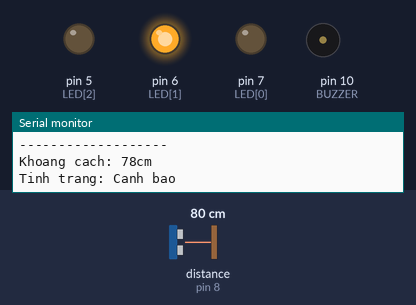
Bench run of a sketch on a simulated Arduino Uno, built with avr-gcc and run on an emulated ATmega328P. Parts: output pins drawn as LEDs (lit = HIGH), buzzer (waves = sounding, pin HIGH), the last lines printed to the serial monitor. Wiring (inferred from the names in the program): ultrasonic range finder: trigger pin 9; echo pin 8. Dashed ring = blinking. The test bench sets the inputs (shaded band); at power-on: distance to the obstacle (sensor on pin 8) 80 cm. The echo pulse lasts 58.3 µs per cm; pins used as bus, display or sensor lines are not drawn.

Above: at 1.2 s.
1.3 s: distance to the obstacle (sensor on pin 8) set to 56 cm
2.8 s: distance to the obstacle (sensor on pin 8) set to 46 cm
At 3.3 s:
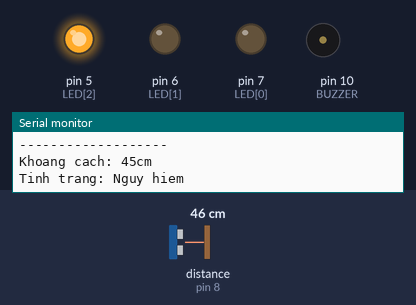
4.3 s: distance to the obstacle (sensor on pin 8) set to 36 cm
5.8 s: distance to the obstacle (sensor on pin 8) set to 29 cm
At 7.2 s:
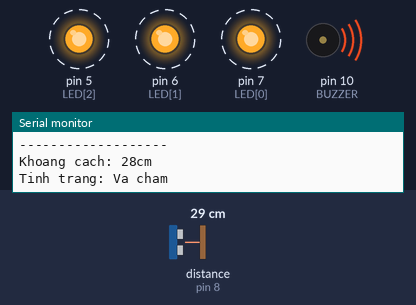
8.8 s: distance to the obstacle (sensor on pin 8) set to 120 cm
At 10.0 s:
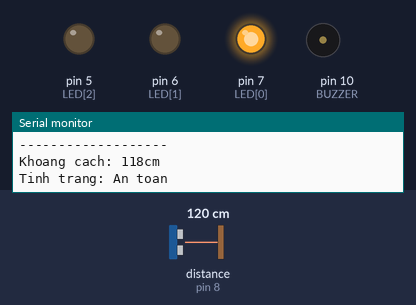
10.3 s: distance to the obstacle (sensor on pin 8) set to 96 cm
11.8 s: distance to the obstacle (sensor on pin 8) set to 88 cm
At 13.1 s:
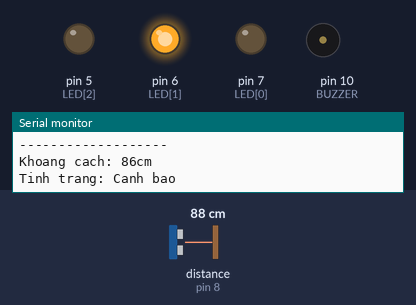
Timing chart, 0 to 14.3 s (numbered marks = the images above; inputs shaded):
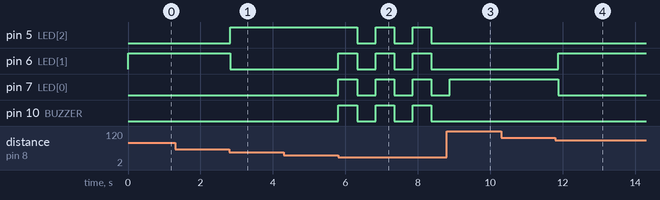

The sketch:

ND11.ino
```cpp
const byte LED[3] = {7, 6, 5};
const byte TRIG = 9;
const byte ECHO = 8;
const byte BUZZER = 10;

unsigned long thoigian;
unsigned long khoangcach;

int lastDistance = -1;
bool rev = LOW;
unsigned long lastTime = 0;

const char* state;

void setup() {
  Serial.begin(9600);
  pinMode(TRIG, OUTPUT);
  pinMode(ECHO, INPUT);

  for (int i = 0; i < 3; i++) {
    pinMode(LED[i], OUTPUT);
  }

  pinMode(BUZZER, OUTPUT);
  digitalWrite(BUZZER, LOW);
}

void loop() {
  digitalWrite(TRIG, LOW);
  delayMicroseconds(2);
  digitalWrite(TRIG, HIGH);
  delayMicroseconds(10);
  digitalWrite(TRIG, LOW);

  thoigian = pulseIn(ECHO, HIGH);
  khoangcach = thoigian * 0.034 / 2;

  if (khoangcach > 90) {
    digitalWrite(LED[0], HIGH);
    digitalWrite(LED[1], LOW);
    digitalWrite(LED[2], LOW);
    digitalWrite(BUZZER, LOW);
    state = "An toan";
  }
  else if (khoangcach > 50) {
    digitalWrite(LED[0], LOW);
    digitalWrite(LED[1], HIGH);
    digitalWrite(LED[2], LOW);
    digitalWrite(BUZZER, LOW);
    state = "Canh bao";
  }
  else if (khoangcach > 30) {
    digitalWrite(LED[0], LOW);
    digitalWrite(LED[1], LOW);
    digitalWrite(LED[2], HIGH);
    digitalWrite(BUZZER, LOW);
    state = "Nguy hiem";
  }
  else {
    state = "Va cham";
    unsigned long currentTime = millis();
    if (currentTime - lastTime >= 500) {
      rev = !rev;
      for (int i = 0; i < 3; i++) {
        digitalWrite(LED[i], rev);
      }
      digitalWrite(BUZZER, rev);
      lastTime = currentTime;
    }
  }

  if (abs(khoangcach - lastDistance) >= 3) {
    Serial.println("-------------------");
    Serial.print("Khoang cach: ");
    Serial.print(khoangcach);
    Serial.println("cm");

    Serial.print("Tinh trang: ");
    Serial.println(state);
    lastDistance = khoangcach;
  }

  delay(100);
}
```

Measured:
- the behaviour switches between 52 and 51 cm on distance to the obstacle (sensor on pin 8) (found by bisection; images 0 and 1)
- the behaviour switches between 32 and 31 cm on distance to the obstacle (sensor on pin 8) (found by bisection; images 1 and 2)
- the behaviour switches between 93 and 92 cm on distance to the obstacle (sensor on pin 8) (found by bisection; images 3 and 4)
- after the input at 2.8 s, pin 5 (LED[2]): LOW → HIGH at once; pin 6 (LED[1]): HIGH → LOW at once
- after the input at 5.8 s, pin 5 (LED[2]): alternates HIGH for 0.51 s and LOW for 0.51 s, starting after 0.52 s; pin 6 (LED[1]), pin 7 (LED[0]), pin 10 (BUZZER): alternates HIGH for 0.51 s and LOW for 0.51 s, starting at once
- after the input at 8.8 s, pin 5 (LED[2]), pin 6 (LED[1]), pin 10 (BUZZER): stays LOW (without the input it goes to HIGH after 0.08 s); pin 7 (LED[0]): goes on until 8.9 s, then stays HIGH
- after the input at 11.8 s, pin 6 (LED[1]): LOW → HIGH after 0.07 s; pin 7 (LED[0]): HIGH → LOW after 0.07 s
